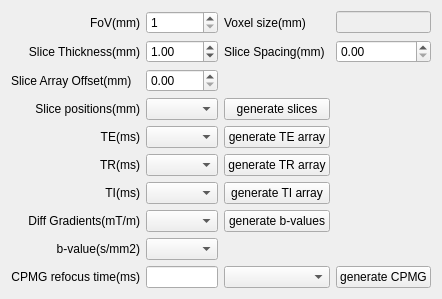
    <widget class="QWidget" name="layoutWidget">
     <property name="geometry">
      <rect>
       <x>195</x>
       <y>50</y>
       <width>407</width>
       <height>270</height>
      </rect>
     </property>
     <layout class="QGridLayout" name="gridLayout_7">
      <item row="11" column="2">
       <widget class="QComboBox" name="comboBox"/>
      </item>
      <item row="11" column="0">
       <widget class="QLabel" name="label_136">
        <property name="text">
         <string>CPMG refocus time(ms)</string>
        </property>
        <property name="alignment">
         <set>Qt::AlignRight|Qt::AlignTrailing|Qt::AlignVCenter</set>
        </property>
       </widget>
      </item>
      <item row="0" column="2">
       <widget class="QLabel" name="label_16">
        <property name="text">
         <string>Voxel size(mm)</string>
        </property>
       </widget>
      </item>
      <item row="1" column="1">
       <widget class="QDoubleSpinBox" name="dspboxSliceThickness">
        <property name="toolTip">
         <string extracomment="Desired slice thickness for 2d images">Slice thickness =self.sliceDeltaF/(self.Gammaf*self.Gs)</string>
        </property>
        <property name="decimals">
         <number>2</number>
        </property>
        <property name="minimum">
         <double>0.100000000000000</double>
        </property>
        <property name="value">
         <double>1.000000000000000</double>
        </property>
       </widget>
      </item>
      <item row="9" column="1">
       <widget class="QComboBox" name="cbDiffGradients"/>
      </item>
      <item row="9" column="2">
       <widget class="QPushButton" name="pbGenerateBvalues">
        <property name="toolTip">
         <string>Generates gradient pulse array with desired b-values for diffusion measurements</string>
        </property>
        <property name="text">
         <string>generate b-values</string>
        </property>
       </widget>
      </item>
      <item row="11" column="3">
       <widget class="QPushButton" name="pushButton">
        <property name="text">
         <string>generate CPMG</string>
        </property>
       </widget>
      </item>
      <item row="8" column="1">
       <widget class="QComboBox" name="cbTI"/>
      </item>
      <item row="1" column="2">
       <widget class="QLabel" name="label_107">
        <property name="text">
         <string>Slice Spacing(mm)</string>
        </property>
       </widget>
      </item>
      <item row="0" column="0">
       <widget class="QLabel" name="label_13">
        <property name="text">
         <string>FoV(mm)</string>
        </property>
        <property name="alignment">
         <set>Qt::AlignRight|Qt::AlignTrailing|Qt::AlignVCenter</set>
        </property>
       </widget>
      </item>
      <item row="10" column="1">
       <widget class="QComboBox" name="cbBvalues"/>
      </item>
      <item row="8" column="0">
       <widget class="QLabel" name="label_11">
        <property name="toolTip">
         <string>Inversion times: time between a 180deg inversion pulse and readout</string>
        </property>
        <property name="text">
         <string>TI(ms)</string>
        </property>
        <property name="alignment">
         <set>Qt::AlignRight|Qt::AlignTrailing|Qt::AlignVCenter</set>
        </property>
       </widget>
      </item>
      <item row="1" column="0">
       <widget class="QLabel" name="label_12">
        <property name="text">
         <string>Slice Thickness(mm)</string>
        </property>
        <property name="alignment">
         <set>Qt::AlignRight|Qt::AlignTrailing|Qt::AlignVCenter</set>
        </property>
       </widget>
      </item>
      <item row="0" column="3">
       <widget class="QLineEdit" name="leXVoxSize">
        <property name="enabled">
         <bool>false</bool>
        </property>
       </widget>
      </item>
      <item row="10" column="0">
       <widget class="QLabel" name="label_57">
        <property name="toolTip">
         <string>b-values: measure of gradient strgth and duration, integral of wave vector q^2</string>
        </property>
        <property name="text">
         <string>b-value(s/mm2)</string>
        </property>
        <property name="alignment">
         <set>Qt::AlignRight|Qt::AlignTrailing|Qt::AlignVCenter</set>
        </property>
       </widget>
      </item>
      <item row="1" column="3">
       <widget class="QDoubleSpinBox" name="dspboxSliceSpacing"/>
      </item>
      <item row="0" column="1">
       <widget class="QDoubleSpinBox" name="dspboxFoVro">
        <property name="toolTip">
         <string>&lt;html&gt;&lt;head/&gt;&lt;body&gt;&lt;p&gt;Desired Field of View (FoV) of the image &lt;span style=&quot; font-family:'Consolas'; color:#000000;&quot;&gt;=&lt;/span&gt;&lt;span style=&quot; font-family:'Consolas'; color:#800000;&quot;&gt;2&lt;/span&gt;&lt;span style=&quot; font-family:'Consolas'; color:#000000;&quot;&gt;*&lt;/span&gt;&lt;span style=&quot; font-family:'Consolas'; font-style:italic; color:#000000;&quot;&gt;self&lt;/span&gt;&lt;span style=&quot; font-family:'Consolas'; color:#000000;&quot;&gt;.TNMR.SW/(&lt;/span&gt;&lt;span style=&quot; font-family:'Consolas'; font-style:italic; color:#000000;&quot;&gt;self&lt;/span&gt;&lt;span style=&quot; font-family:'Consolas'; color:#000000;&quot;&gt;.Gammaf*np.absolute(&lt;/span&gt;&lt;span style=&quot; font-family:'Consolas'; font-style:italic; color:#000000;&quot;&gt;self&lt;/span&gt;&lt;span style=&quot; font-family:'Consolas'; color:#000000;&quot;&gt;.Gr))&lt;/span&gt;&lt;/p&gt;&lt;/body&gt;&lt;/html&gt;</string>
        </property>
        <property name="statusTip">
         <string/>
        </property>
        <property name="decimals">
         <number>0</number>
        </property>
        <property name="minimum">
         <double>1.000000000000000</double>
        </property>
        <property name="maximum">
         <double>200.000000000000000</double>
        </property>
       </widget>
      </item>
      <item row="11" column="1">
       <widget class="QLineEdit" name="leCPMGRefocusTime"/>
      </item>
      <item row="9" column="0">
       <widget class="QLabel" name="label_28">
        <property name="text">
         <string>Diff Gradients(mT/m)</string>
        </property>
        <property name="alignment">
         <set>Qt::AlignRight|Qt::AlignTrailing|Qt::AlignVCenter</set>
        </property>
       </widget>
      </item>
      <item row="7" column="1">
       <widget class="QComboBox" name="cbTR"/>
      </item>
      <item row="7" column="0">
       <widget class="QLabel" name="label_10">
        <property name="toolTip">
         <string>Recovery times: time between spin excitation and the previous spin excitation </string>
        </property>
        <property name="text">
         <string>TR(ms)</string>
        </property>
        <property name="alignment">
         <set>Qt::AlignRight|Qt::AlignTrailing|Qt::AlignVCenter</set>
        </property>
       </widget>
      </item>
      <item row="8" column="2">
       <widget class="QPushButton" name="pbGenerateTIarray">
        <property name="toolTip">
         <string>Generates an inversion time array for T1 measurments</string>
        </property>
        <property name="text">
         <string>generate TI array</string>
        </property>
       </widget>
      </item>
      <item row="6" column="0">
       <widget class="QLabel" name="label_9">
        <property name="toolTip">
         <string>Echo times: time between spin excitation and readout</string>
        </property>
        <property name="text">
         <string>TE(ms)</string>
        </property>
        <property name="alignment">
         <set>Qt::AlignRight|Qt::AlignTrailing|Qt::AlignVCenter</set>
        </property>
       </widget>
      </item>
      <item row="6" column="1">
       <widget class="QComboBox" name="cbTE"/>
      </item>
      <item row="7" column="2">
       <widget class="QPushButton" name="pbGenerateTRarray">
        <property name="toolTip">
         <string>Generates a recover time array</string>
        </property>
        <property name="text">
         <string>generate TR array</string>
        </property>
       </widget>
      </item>
      <item row="6" column="2">
       <widget class="QPushButton" name="pbGenerateTEarray">
        <property name="toolTip">
         <string>Generates an echo time array for T2 or T2*measurements</string>
        </property>
        <property name="text">
         <string>generate TE array</string>
        </property>
       </widget>
      </item>
      <item row="5" column="2">
       <widget class="QPushButton" name="pbGenerateSlices">
        <property name="toolTip">
         <string>Generate an array of slices with a given thickness and spacing</string>
        </property>
        <property name="text">
         <string>generate slices</string>
        </property>
       </widget>
      </item>
      <item row="5" column="1">
       <widget class="QComboBox" name="cbSlicePositions">
        <property name="toolTip">
         <string>Slice positions used to generate sliceFrequencies table :self.sliceFrequencies=self.slicePositions*self.Gammaf*self.Gs</string>
        </property>
       </widget>
      </item>
      <item row="5" column="0">
       <widget class="QLabel" name="label_108">
        <property name="text">
         <string>Slice positions(mm)</string>
        </property>
        <property name="alignment">
         <set>Qt::AlignRight|Qt::AlignTrailing|Qt::AlignVCenter</set>
        </property>
       </widget>
      </item>
      <item row="3" column="0">
       <widget class="QLabel" name="label_196">
        <property name="text">
         <string>Slice Array Offset(mm)</string>
        </property>
       </widget>
      </item>
      <item row="3" column="1">
       <widget class="QDoubleSpinBox" name="dsbSliceArrayOffset"/>
      </item>
     </layout>
    </widget>
